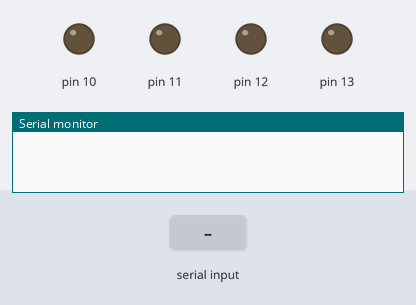
Simulated run of this sketch. Board: Arduino Uno, built with avr-gcc and run on an emulated ATmega328P. Parts: output pins drawn as LEDs (lit = HIGH), the last lines printed to the serial monitor. The inputs (shaded band) are chosen by the test bench.

Above: at 1.2 s.
1.3 s: "1\n" received over Serial
At 2.4 s:
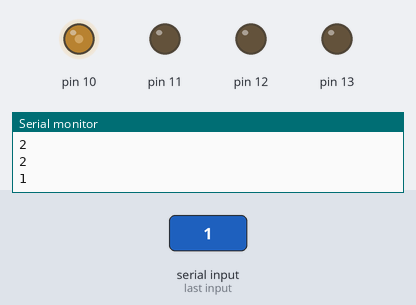
2.8 s: "2\n" received over Serial
At 3.5 s:
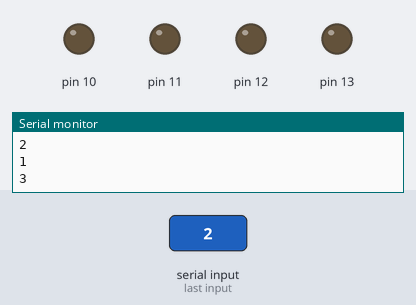
Timing chart, 0 to 5.8 s (numbered marks = the images above; inputs shaded):
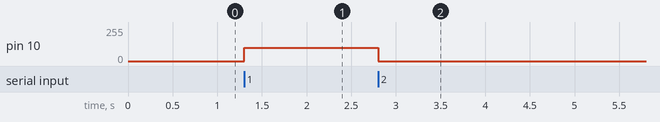

The sketch:

Pyserial_test.ino
```cpp
int x;
void setup() {
 Serial.begin(9600);
 Serial.setTimeout(1);
 pinMode(10,OUTPUT);
 pinMode(11,OUTPUT);
 pinMode(12,OUTPUT);
 pinMode(13,OUTPUT);
}
void loop() {
 while (!Serial.available());
 x = Serial.readString().toInt();
 if(x == 1){
  analogWrite(10,100);
  analogWrite(11,0);
  Serial.println(x + 1);
  delay(1000);
 }
 if(x == 2){
  analogWrite(10,0);
  analogWrite(11,0);
  Serial.println(x + 1);
  delay(1000);
 }
  if(x == 3){
  analogWrite(12,100);
  analogWrite(13,0);
  Serial.println(x + 1);
  delay(1000);
 }
 Serial.println(x + 1);
}
```

Measured:
- after the input at 1.3 s, pin 10: 0/255 → 100/255 at once
- after the input at 2.8 s, pin 10: 100/255 → 0/255 at once
